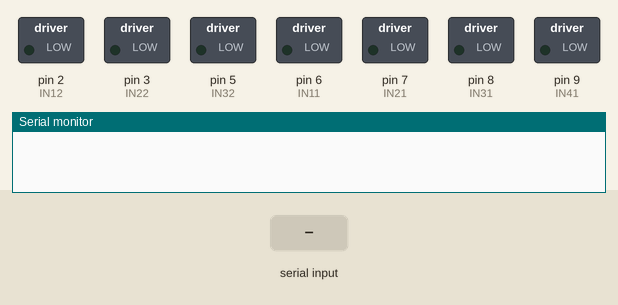
Recording of a sketch running on a simulated Arduino Uno, built with avr-gcc and run on an emulated ATmega328P. On the bench: switched loads named in the sketch (green lamp = pin HIGH), the last lines printed to the serial monitor. The test bench sets the inputs (shaded band).

Above: at 1.2 s.
1.3 s: "w" received over Serial
At 1.7 s:
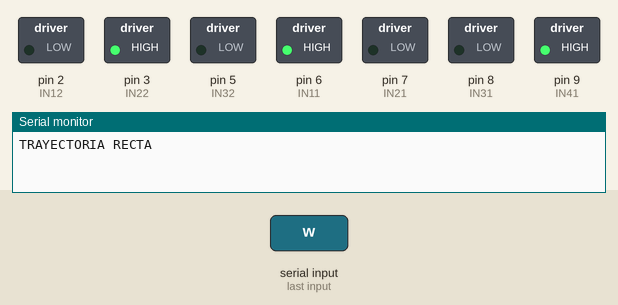
2.8 s: "s" received over Serial
At 4.0 s:
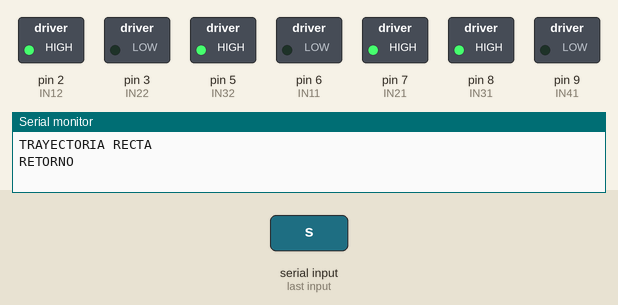
4.3 s: "a" received over Serial
At 5.1 s:
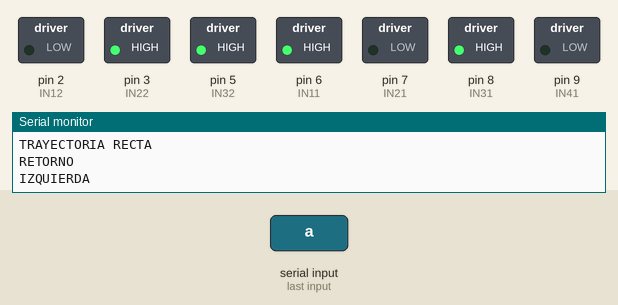
5.8 s: "d" received over Serial
At 6.3 s:
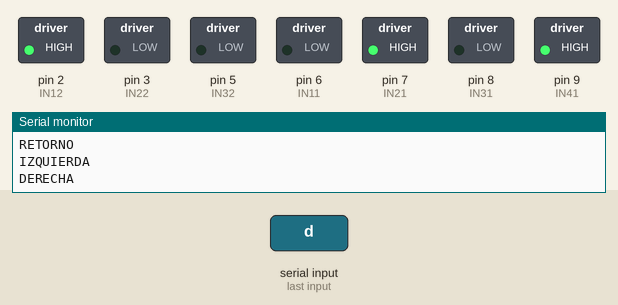
Timing chart, 0 to 8.3 s (numbered marks = the images above; inputs shaded):
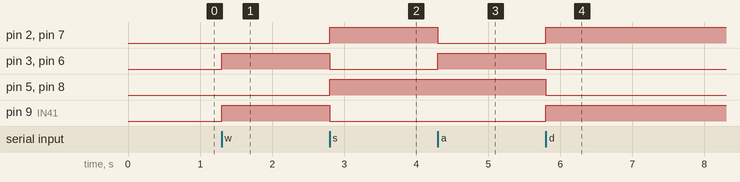

Measured:
- after the input at 1.3 s, pin 3 (IN22), pin 6 (IN11), pin 9 (IN41): LOW → HIGH at once
- after the input at 2.8 s, pin 2 (IN12), pin 5 (IN32), pin 7 (IN21), pin 8 (IN31): LOW → HIGH at once; pin 3 (IN22), pin 6 (IN11), pin 9 (IN41): HIGH → LOW at once
- after the input at 4.3 s, pin 2 (IN12), pin 7 (IN21): HIGH → LOW at once; pin 3 (IN22), pin 6 (IN11): LOW → HIGH at once
- after the input at 5.8 s, pin 2 (IN12), pin 7 (IN21), pin 9 (IN41): LOW → HIGH at once; pin 3 (IN22), pin 5 (IN32), pin 6 (IN11), pin 8 (IN31): HIGH → LOW at once

The sketch:

PC.ino
```cpp
/*INCLUDES HEADERS*/

/*DEFINES*/
//M1
#define IN11    6
#define IN21    7
//M2
#define IN32    5
#define IN42    4
//M3
#define IN12    2
#define IN22    3
//M4
#define IN31    8
#define IN41    9

/*GLOBAL VARIABLES*/
char data;
/*MAIN FUNCTION*/
/**
 * @fn
 * @brief configuracion de los pines usados para el proyecto
 * @param []
 * @return none
 */
void PinoutsConfig(void);
/**
 * @fn
 * @brief
 * @param []
 * @return none
 */
void TurnLeft(void);
 /**
 * @fn
 * @brief
 * @param []
 * @return none
 */
void TurnRight(void);
 /**
 * @fn
 * @brief
 * @param []
 * @return none
 */
void Straight(void);
 /**
 * @fn
 * @brief
 * @param []
 * @return none
 */
void back(void);

 /**
 * @fn
 * @brief
 * @param []
 * @return none
 */
void stopMotor(void);
void setup() {
  // put your setup code here, to run once:
  PinoutsConfig();
  Serial.begin(9600);

}

void loop() {
  // put your main code here, to run repeatedly:
  if(Serial.available()){    //se verifica si hay dato para leer

    data = Serial.read();   //se lee un byte

    if(data == 'w'){
      Straight();
      Serial.println("TRAYECTORIA RECTA");
    }
    else if(data == 's'){
      Serial.println("RETORNO");
      back();
    }else if(data == 'a'){
      TurnLeft();
      Serial.println("IZQUIERDA");
    }else if(data =='d'){
      TurnRight();
      Serial.println("DERECHA");
    }
    else{
      stopMotor();
      Serial.println("DETENER");
    }
  }
}


/**
 * @fn
 * @brief configuracion de los pines usados para el proyecto
 * @param []
 * @return none
 */
void PinoutsConfig(void){
  pinMode(IN11,OUTPUT);
  pinMode(IN21,OUTPUT);
  pinMode(IN31,OUTPUT);
  pinMode(IN41,OUTPUT);
  pinMode(IN12,OUTPUT);
  pinMode(IN22,OUTPUT);
  pinMode(IN32,OUTPUT);
  pinMode(IN12,OUTPUT);
  return;
}
 /**
 * @fn
 * @brief
 * @param []
 * @return none
 */
void TurnLeft(void){
  //M1
  digitalWrite(IN11,HIGH);
  digitalWrite(IN21,LOW);
  //M2
  digitalWrite(IN32,HIGH);
  digitalWrite(IN42,LOW);
  //M3
  digitalWrite(IN12,LOW);
  digitalWrite(IN22,HIGH);
  //M4
  digitalWrite(IN31,HIGH);
  digitalWrite(IN41,LOW);
  return;
}
 /**
 * @fn
 * @brief
 * @param []
 * @return none
 */
void TurnRight(void){
  //M1
  digitalWrite(IN11,LOW);
  digitalWrite(IN21,HIGH);
  //M2
  digitalWrite(IN32,LOW);
  digitalWrite(IN42,HIGH);
  //M3
  digitalWrite(IN12,HIGH);
  digitalWrite(IN22,LOW);
  //M4
  digitalWrite(IN31,LOW);
  digitalWrite(IN41,HIGH);
  return;
}
 /**
 * @fn
 * @brief
 * @param []
 * @return none
 */
void Straight(void){
  //M1
  digitalWrite(IN11,HIGH);
  digitalWrite(IN21,LOW);
  //M2
  digitalWrite(IN32,LOW);
  digitalWrite(IN42,HIGH);
  //M3
  digitalWrite(IN12,LOW);
  digitalWrite(IN22,HIGH);
  //M4
  digitalWrite(IN31,LOW);
  digitalWrite(IN41,HIGH);
  return;
}
 /**
 * @fn
 * @brief
 * @param []
 * @return none
 */
void back(void){
  //M1
  digitalWrite(IN11,LOW);
  digitalWrite(IN21,HIGH);
  //M2
  digitalWrite(IN32,HIGH);
  digitalWrite(IN42,LOW);
  //M3
  digitalWrite(IN12,HIGH);
  digitalWrite(IN22,LOW);
  //M4
  digitalWrite(IN31,HIGH);
  digitalWrite(IN41,LOW);
  return;
}
 /**
 * @fn
 * @brief
 * @param []
 * @return none
 */
void stopMotor(void){
  //M1
  digitalWrite(IN11,LOW);
  digitalWrite(IN21,LOW);
  //M2
  digitalWrite(IN32,LOW);
  digitalWrite(IN42,LOW);
  //M3
  digitalWrite(IN12,LOW);
  digitalWrite(IN22,LOW);
  //M4
  digitalWrite(IN31,LOW);
  digitalWrite(IN41,LOW);
  return;
}
```
